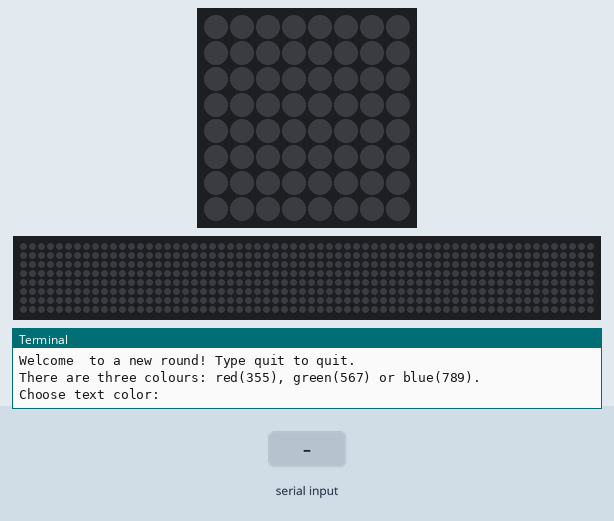
Recording of a program running on a simulated Raspberry Pi (BCM pin numbers) with a Sense HAT. Parts: the Sense HAT's 8×8 RGB LED matrix, a strip that is not on the board, showing the scrolling text unrolled, the last lines printed to the terminal. The test bench sets the inputs (shaded band). The 64×8 strip is a reading aid, not a part: it shows the text the matrix is scrolling, unrolled, one strip-width of it at a time.

Above: at 1.2 s.
1.3 s: "355" typed at the terminal, then Enter
2.8 s: "red" typed at the terminal, then Enter
4.3 s: "fast" typed at the terminal, then Enter
At 5.5 s:
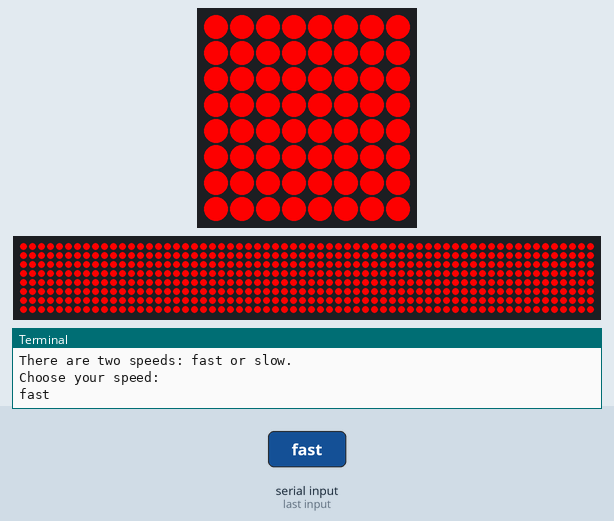
At 7.1 s:
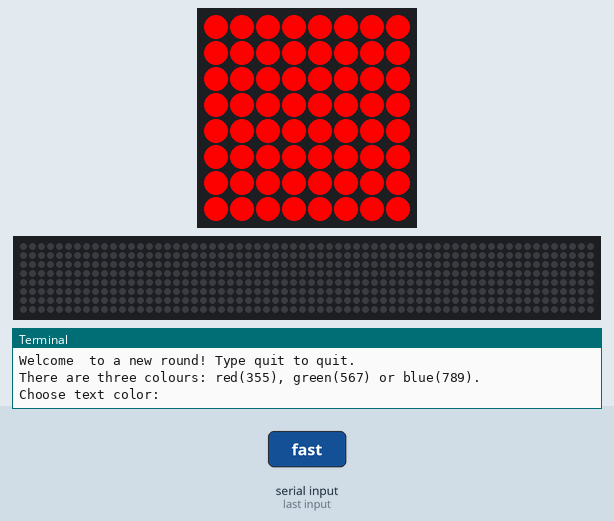
Timing chart, 0 to 8.6 s (numbered marks = the images above; inputs shaded):
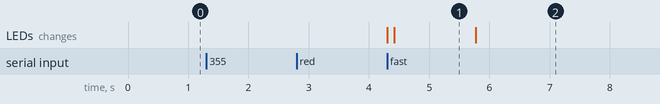

Measured:
- after the input at 4.3 s, the LEDs: first change at once (image 1 shows a later state)
- what the display in image 1 shows lasts 1.4 s, from 4.4 s to 5.8 s

The program:

script.py
```python
#Import SenseHat
from sense_hat import SenseHat
sense = SenseHat()

#Prompt user for colour and speed

print("Welcome  to the SenseHat program!")

while True:
    print("Welcome  to a new round! Type quit to quit.")

    print("There are three colours: red(355), green(567) or blue(789).")
    user_textcolour = input("Choose text color: ")
    if user_textcolour in ("355" ,"red"):
        color_msg = (255, 0, 0) #red
    elif user_textcolour in ("567" , "green"):
        color_msg = (0, 255, 0) #green
    elif user_textcolour in ("789" , "blue"):
        color_msg = (0, 0, 255) #blue
    elif user_textcolour == "quit":
        break
    else:
        print("Invalid input. Please try again!")
        continue

    print("There are three colours: red(345), green(564) or blue(678).")
    user_bgcolour = input("Choose background color: ")
    if user_bgcolour in ("345" , "red"):
        color_bg = (255, 0, 0) #red
    elif user_bgcolour in ("564" , "green"):
        color_bg = (0, 255, 0) #green
    elif user_bgcolour in ("678" , "blue"):
        color_bg = (0, 0, 255) #blue
    elif color_bg == "quit":
        break
    else:
        print("Invalid input. Please try again!")
        continue

    print("There are two speeds: fast or slow.")
    user_speed = input("Choose your speed: ")
    if user_speed == "fast":
        speed = 0.02
    elif user_speed == "slow":
        speed = 0.1
    elif user_speed == "quit":
        break
    else:
        print("Invalid input. Please try again!")
        continue

    #Show the message
    sense.show_message("This is fun!", text_colour = color_msg, back_colour = color_bg, scroll_speed = speed)

print("Thanks for playing. Bye!")
```
